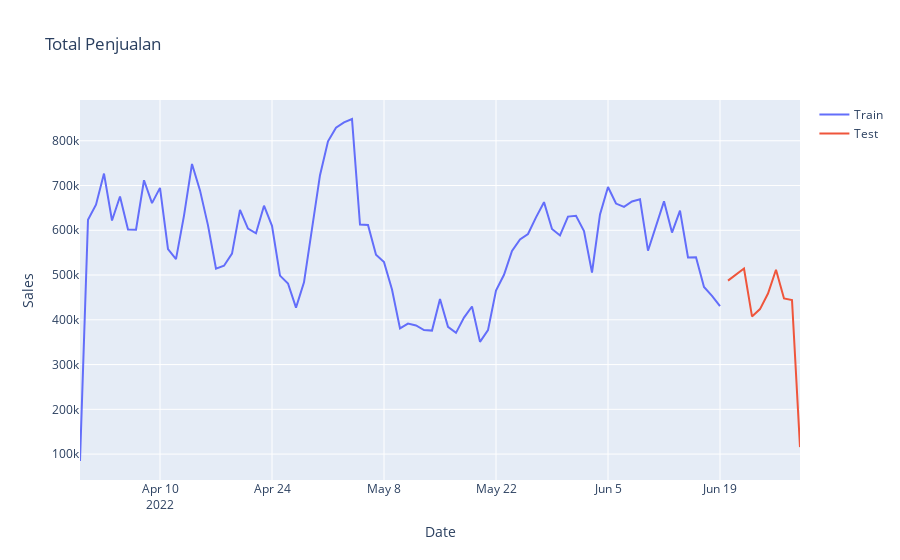

The code cell stored with this chart in its notebook:
### Code cell
# Create the figure
fig = go.Figure()

# Add traces for each DataFrame
fig.add_trace(go.Scatter(y=train['sales'], x=train.index, mode='lines', name='Train'))
fig.add_trace(go.Scatter(y=test['sales'], x=test.index, mode='lines', name='Test'))

# Update layout (optional)
fig.update_layout(title='Total Penjualan',
                  xaxis_title='Date',
                  yaxis_title='Sales')

# Show the figure
fig.show()
